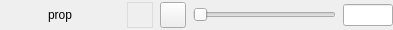
<?xml version="1.0" encoding="UTF-8"?>
<ui version="4.0">
 <class>ImageSlider</class>
 <widget class="QWidget" name="ImageSlider">
  <property name="geometry">
   <rect>
    <x>0</x>
    <y>0</y>
    <width>393</width>
    <height>30</height>
   </rect>
  </property>
  <property name="windowTitle">
   <string>Form</string>
  </property>
  <layout class="QHBoxLayout" name="horizontalLayout">
   <property name="spacing">
    <number>7</number>
   </property>
   <property name="leftMargin">
    <number>0</number>
   </property>
   <property name="topMargin">
    <number>0</number>
   </property>
   <property name="rightMargin">
    <number>0</number>
   </property>
   <property name="bottomMargin">
    <number>0</number>
   </property>
   <item>
    <widget class="QLabel" name="mainprop">
     <property name="sizePolicy">
      <sizepolicy hsizetype="Fixed" vsizetype="Preferred">
       <horstretch>0</horstretch>
       <verstretch>0</verstretch>
      </sizepolicy>
     </property>
     <property name="minimumSize">
      <size>
       <width>120</width>
       <height>0</height>
      </size>
     </property>
     <property name="maximumSize">
      <size>
       <width>120</width>
       <height>30</height>
      </size>
     </property>
     <property name="text">
      <string>prop</string>
     </property>
     <property name="alignment">
      <set>Qt::AlignCenter</set>
     </property>
    </widget>
   </item>
   <item>
    <widget class="QLabel" name="imageLabel">
     <property name="minimumSize">
      <size>
       <width>26</width>
       <height>26</height>
      </size>
     </property>
     <property name="maximumSize">
      <size>
       <width>26</width>
       <height>26</height>
      </size>
     </property>
     <property name="styleSheet">
      <string notr="true">QLabel
{
border: 1px solid rgb(220, 220, 220);
}</string>
     </property>
     <property name="text">
      <string/>
     </property>
    </widget>
   </item>
   <item>
    <widget class="QToolButton" name="textureButton">
     <property name="minimumSize">
      <size>
       <width>26</width>
       <height>26</height>
      </size>
     </property>
     <property name="maximumSize">
      <size>
       <width>26</width>
       <height>26</height>
      </size>
     </property>
     <property name="styleSheet">
      <string notr="true"/>
     </property>
     <property name="text">
      <string/>
     </property>
    </widget>
   </item>
   <item>
    <widget class="QSlider" name="factorSlider">
     <property name="maximum">
      <number>100</number>
     </property>
     <property name="singleStep">
      <number>1</number>
     </property>
     <property name="orientation">
      <enum>Qt::Horizontal</enum>
     </property>
    </widget>
   </item>
   <item>
    <widget class="QLineEdit" name="factorLineEdit">
     <property name="maximumSize">
      <size>
       <width>50</width>
       <height>16777215</height>
      </size>
     </property>
    </widget>
   </item>
  </layout>
 </widget>
 <resources/>
 <connections/>
</ui>
